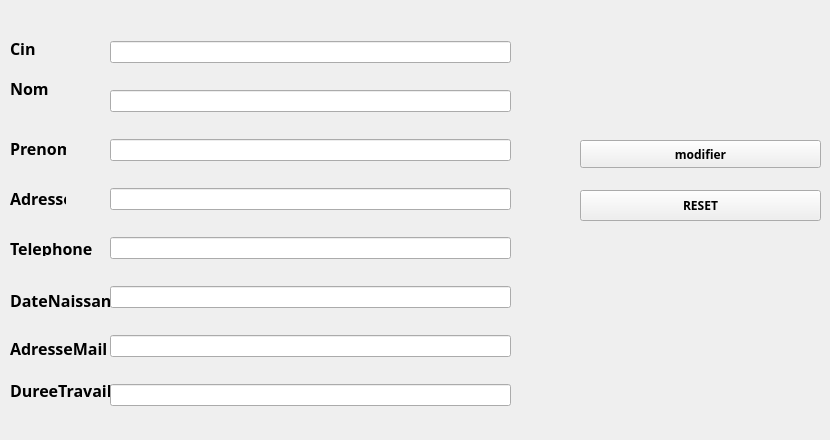
          <widget class="QWidget" name="tab_8">
           <attribute name="title">
            <string>Modifier personnel</string>
           </attribute>
           <widget class="QPushButton" name="pb_modifier">
            <property name="geometry">
             <rect>
              <x>580</x>
              <y>140</y>
              <width>241</width>
              <height>28</height>
             </rect>
            </property>
            <property name="font">
             <font>
              <family>Sitka Display</family>
              <pointsize>9</pointsize>
              <weight>75</weight>
              <bold>true</bold>
             </font>
            </property>
            <property name="styleSheet">
             <string notr="true"/>
            </property>
            <property name="text">
             <string>modifier</string>
            </property>
            <property name="icon">
             <iconset resource="img.qrc">
              <normaloff>:/modifier.png</normaloff>:/modifier.png</iconset>
            </property>
           </widget>
           <widget class="QLabel" name="label_9">
            <property name="geometry">
             <rect>
              <x>10</x>
              <y>40</y>
              <width>56</width>
              <height>16</height>
             </rect>
            </property>
            <property name="font">
             <font>
              <family>Sitka Display</family>
              <pointsize>12</pointsize>
              <weight>75</weight>
              <bold>true</bold>
             </font>
            </property>
            <property name="text">
             <string>Cin </string>
            </property>
           </widget>
           <widget class="QLabel" name="label_10">
            <property name="geometry">
             <rect>
              <x>10</x>
              <y>80</y>
              <width>56</width>
              <height>16</height>
             </rect>
            </property>
            <property name="font">
             <font>
              <family>Sitka Display</family>
              <pointsize>12</pointsize>
              <weight>75</weight>
              <bold>true</bold>
             </font>
            </property>
            <property name="text">
             <string>Nom</string>
            </property>
           </widget>
           <widget class="QLabel" name="label_11">
            <property name="geometry">
             <rect>
              <x>10</x>
              <y>140</y>
              <width>56</width>
              <height>16</height>
             </rect>
            </property>
            <property name="font">
             <font>
              <family>Sitka Display</family>
              <pointsize>12</pointsize>
              <weight>75</weight>
              <bold>true</bold>
             </font>
            </property>
            <property name="text">
             <string>Prenom</string>
            </property>
           </widget>
           <widget class="QLabel" name="label_12">
            <property name="geometry">
             <rect>
              <x>10</x>
              <y>190</y>
              <width>56</width>
              <height>16</height>
             </rect>
            </property>
            <property name="font">
             <font>
              <family>Sitka Display</family>
              <pointsize>12</pointsize>
              <weight>75</weight>
              <bold>true</bold>
             </font>
            </property>
            <property name="text">
             <string>Adresse</string>
            </property>
           </widget>
           <widget class="QLabel" name="label_24">
            <property name="geometry">
             <rect>
              <x>10</x>
              <y>340</y>
              <width>141</width>
              <height>16</height>
             </rect>
            </property>
            <property name="font">
             <font>
              <family>Sitka Display</family>
              <pointsize>12</pointsize>
              <weight>75</weight>
              <bold>true</bold>
             </font>
            </property>
            <property name="text">
             <string>AdresseMail</string>
            </property>
           </widget>
           <widget class="QLabel" name="label_25">
            <property name="geometry">
             <rect>
              <x>10</x>
              <y>380</y>
              <width>111</width>
              <height>21</height>
             </rect>
            </property>
            <property name="font">
             <font>
              <family>Sitka Display</family>
              <pointsize>12</pointsize>
              <weight>75</weight>
              <bold>true</bold>
             </font>
            </property>
            <property name="text">
             <string>DureeTravail</string>
            </property>
           </widget>
           <widget class="QLabel" name="label_26">
            <property name="geometry">
             <rect>
              <x>10</x>
              <y>240</y>
              <width>91</width>
              <height>16</height>
             </rect>
            </property>
            <property name="font">
             <font>
              <family>Sitka Display</family>
              <pointsize>12</pointsize>
              <weight>75</weight>
              <bold>true</bold>
             </font>
            </property>
            <property name="text">
             <string>Telephone</string>
            </property>
           </widget>
           <widget class="QLabel" name="label_27">
            <property name="geometry">
             <rect>
              <x>10</x>
              <y>290</y>
              <width>121</width>
              <height>21</height>
             </rect>
            </property>
            <property name="font">
             <font>
              <family>Sitka Display</family>
              <pointsize>12</pointsize>
              <weight>75</weight>
              <bold>true</bold>
             </font>
            </property>
            <property name="text">
             <string>DateNaissance</string>
            </property>
           </widget>
           <widget class="QWidget" name="verticalLayoutWidget_7">
            <property name="geometry">
             <rect>
              <x>110</x>
              <y>20</y>
              <width>401</width>
              <height>411</height>
             </rect>
            </property>
            <layout class="QVBoxLayout" name="verticalLayout_9">
             <item>
              <widget class="QLineEdit" name="line_cin"/>
             </item>
             <item>
              <widget class="QLineEdit" name="line_nom"/>
             </item>
             <item>
              <widget class="QLineEdit" name="line_prenom"/>
             </item>
             <item>
              <widget class="QLineEdit" name="line_adresse"/>
             </item>
             <item>
              <widget class="QLineEdit" name="line_telephone"/>
             </item>
             <item>
              <widget class="QLineEdit" name="line_age"/>
             </item>
             <item>
              <widget class="QLineEdit" name="line_adresseMail"/>
             </item>
             <item>
              <widget class="QLineEdit" name="line_dureeTravail"/>
             </item>
            </layout>
           </widget>
           <widget class="QPushButton" name="pushButton_7">
            <property name="geometry">
             <rect>
              <x>580</x>
              <y>190</y>
              <width>241</width>
              <height>31</height>
             </rect>
            </property>
            <property name="font">
             <font>
              <family>Sitka Display</family>
              <pointsize>9</pointsize>
              <weight>75</weight>
              <bold>true</bold>
             </font>
            </property>
            <property name="styleSheet">
             <string notr="true"/>
            </property>
            <property name="text">
             <string>RESET</string>
            </property>
            <property name="icon">
             <iconset resource="img.qrc">
              <normaloff>:/reset.png</normaloff>:/reset.png</iconset>
            </property>
            <property name="iconSize">
             <size>
              <width>20</width>
              <height>50</height>
             </size>
            </property>
           </widget>
          </widget>
